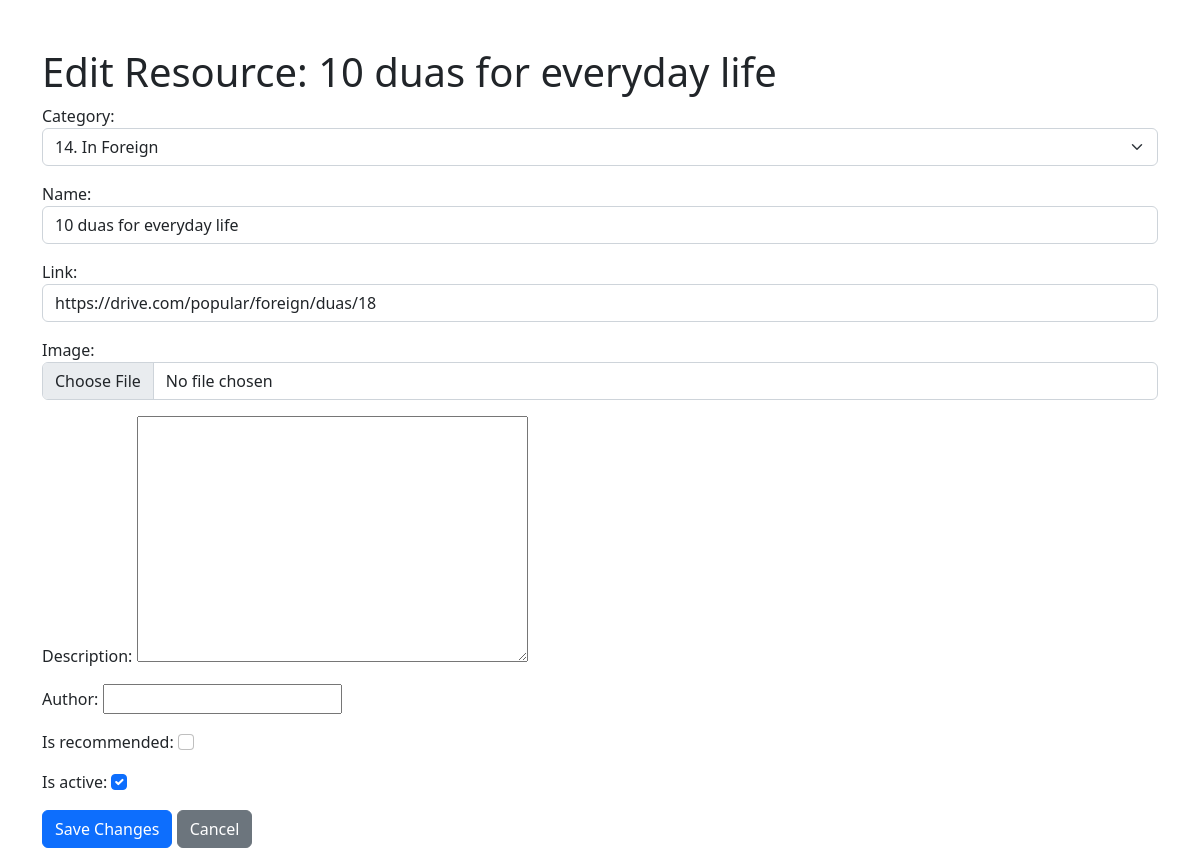
/adminPanel/resource/edit/3/, run on the app's committed database.
### AdminPanel/models.py (models this page shows, shortened)
class Resource(models.Model):
    id = models.AutoField(primary_key=True)
    name = models.CharField(max_length=300)
    link = models.URLField(blank=True)
    image = models.ImageField(upload_to='resource_images/', blank=True)
    description = models.TextField(blank=True)
    author = models.CharField(max_length=100, blank=True)
    category = models.ForeignKey(Category, on_delete=models.CASCADE)
    order = models.PositiveSmallIntegerField(default=0, blank=True)
    is_active = models.BooleanField(default=True)
    is_recommended = models.BooleanField(default=False)

class Category(models.Model):
    name = models.CharField(max_length=300)
    parent_category = models.ForeignKey('self', null=True, blank=True, on_delete=models.CASCADE)
    image = models.ImageField(upload_to='category_images/', blank=True)
    order = models.PositiveSmallIntegerField(default=0, blank=True)
    is_active = models.BooleanField(default=True)
    def __str__(self):
        return f"{self.id}. {self.name}"

### AdminPanel/views.py (the view, shortened to what this page needs)
# urls.py: path('resource/edit/<int:resource_id>/', EditResourceView.as_view(), name='edit-resource'),
class EditResourceView(FormView):
    template_name = 'AdminPanel/edit_resource.html'
    form_class = EditResourceForm
    def get_form(self, *args, **kwargs):
        self.resource = get_object_or_404(Resource, pk=self.kwargs['resource_id'])
        return self.form_class(instance=self.resource, **self.get_form_kwargs())

### AdminPanel/forms.py
class EditResourceForm(forms.ModelForm):
    class Meta:
        model = Resource
        fields = ['category', 'name', 'link', 'image', 'description', 'author', 'is_recommended', 'is_active']
        widgets = {
            'category': forms.Select(attrs={'class': 'form-select'}),
            'name': forms.TextInput(attrs={'class': 'form-control'}),
            'link': forms.TextInput(attrs={'class': 'form-control'}),
            'image': forms.ClearableFileInput(attrs={'class': 'form-control'}),
            'is_recommended': forms.CheckboxInput(attrs={'class': 'form-check-input'}),
            'is_active': forms.CheckboxInput(attrs={'class': 'form-check-input'}),
        }

### AdminPanel/templates/AdminPanel/edit_resource.html (shortened to what this page needs)
<!DOCTYPE html>
<html lang="en">
<head>
    <link rel="stylesheet" href="https://cdn.jsdelivr.net/npm/bootstrap@5.2.3/dist/css/bootstrap.min.css">
</head>
<body>
    <div class="container mt-5">
        <h1>Edit Resource: {{ form.instance.name }}</h1>
        <form method="post" enctype="multipart/form-data">
            {{ form.as_p }}
            <button type="submit" class="btn btn-primary">Save Changes</button>
            <a href="{% url 'AdminPanel:dashboard' %}" class="btn btn-secondary">Cancel</a>
        </form>
    </div>
</body>
</html>

### data on the page
Resource: instance.name "10 duas for everyday life", category "14. In Foreign", link "https://drive.com/popular/foreign/duas/18", is_active "☑"
Category: name "10 duas for everyday life"
